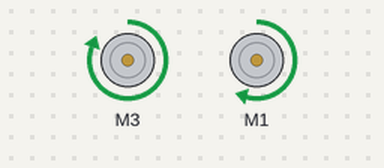
Simulated run of this sketch. Board: Arduino Uno, built with avr-gcc and run on an emulated ATmega328P. Parts: 2 × DC motor (green arrow = forward, orange = backward, longer = faster).

Above: at 0.1 s.
Timing chart, 0 to 1.6 s (numbered marks = the images above):
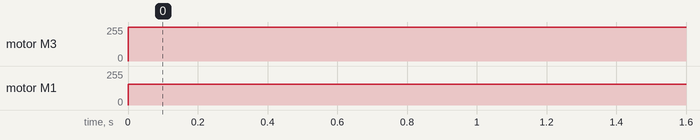

The sketch:

Circle.ino
```cpp
#include <Wire.h>
#include <Adafruit_MotorShield.h>
#include <math.h>

// Create the motor shield object with the default I2C address
Adafruit_MotorShield AFMS = Adafruit_MotorShield();

// Define Constants
const byte SPEED = 255;
const byte SLOW = 155;

// Define 'ports' for motors.
const byte LEFT_MOTOR_PORT = 3;
const byte RIGHT_MOTOR_PORT = 1;
// Create pointers to motor control objects
Adafruit_DCMotor *motorLeft = AFMS.getMotor(LEFT_MOTOR_PORT);
Adafruit_DCMotor *motorRight = AFMS.getMotor(RIGHT_MOTOR_PORT);

void setup(void){
  AFMS.begin();  // create with the default frequency 1.6KHz
  // Turn off all motors
  motorLeft->run(RELEASE);
  motorRight->run(RELEASE);
}

void loop() {
  while (1) {
  motorLeft->setSpeed(SPEED);
  motorRight->setSpeed(SLOW);
  motorLeft->run(FORWARD);
  motorRight->run(FORWARD);
  delay(3000);
  motorRight->setSpeed(SPEED);
}}
```

Measured:
- by itself, motor M3: stopped → forward 255/255 at 0.00 s
- by itself, motor M1: stopped → forward 155/255 at 0.00 s
